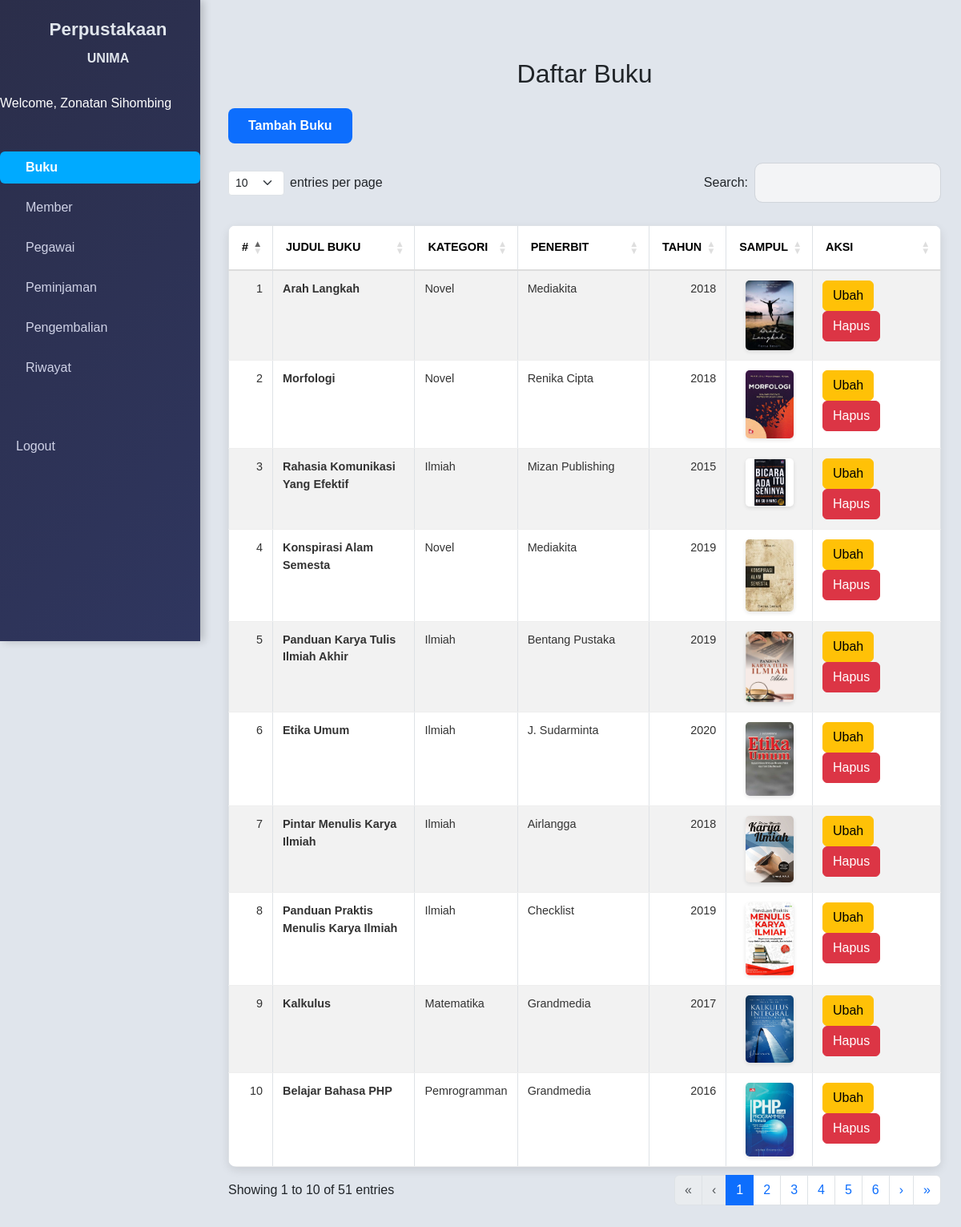
The page /public/buku (signed in) on the database its author committed.
### tables this page shows
CREATE TABLE `buku` (
  `id_buku` varchar(15) NOT NULL,
  `judul` varchar(200) DEFAULT NULL,
  `kategori` varchar(100) DEFAULT NULL,
  `penerbit` varchar(100) DEFAULT NULL,
  `tahun` int(11) DEFAULT NULL,
  `gambar_sampul` varchar(255) DEFAULT NULL
);

### app/core/Controller.php (called while the page is built, shortened)
<?php
class Controller {
    public function view($view, $data = [])
    {
        require_once '../app/views/' . $view . '.php' ;
    }
    public function model($model)
    {
        return new $model;
    }
}

### app/controllers/Buku.php (called while the page is built, shortened)
<?php
class Buku extends Controller {
    public function index()
    {
        $data['judul'] = 'Daftar Buku';
        $data['buku'] = $this->model('Buku_model')->getAllBuku();
        $this->view('tamplates/header', $data);
        $this->view('buku/index', $data);
        $this->view('tamplates/footer');
    }
}

### app/core/App.php (called while the page is built, shortened)
<?php
class App {
    protected $method = 'index';
    public function __construct()
    {
        $url = $this->parseURL();
        if ($url && file_exists('../app/controllers/'. $url[0]. '.php')) {
            unset($url[0]);
        }
        $this->controller = new $this->controller;
        $this->params = $url ? array_values($url) : [];
        call_user_func_array([$this->controller, $this->method], $this->params);
    }
    public function parseURL()
    {
        if (isset($_GET['url'])) {
            $url = rtrim($_GET['url'], '/');
            $url = filter_var($url, FILTER_SANITIZE_URL);
            $url = explode('/', $url);
            return $url;
        }
        return null;
    }
}

### public/index.php (called while the page is built, shortened)
<?php
$app = new App;

### app/core/Database.php (called while the page is built, shortened)
<?php
class Database {
    Private $host = DB_HOST;
    private $user = DB_USER;
    private $pass = DB_PASS;
    private $db_name = DB_NAME;
    private $dbh;
    private $stmt;
    public function  __construct()
    {
        $dsn = 'mysql:host='. $this->host. '; dbname=' .$this->db_name;
        try{
            $this->dbh = new PDO($dsn, $this->user, $this->pass);
        } catch(PDOException $e) {
            die($e->getMessage());
        }
    }
    public function query($query)
    {
        $this->stmt = $this->dbh->prepare($query);
    }
    public function execute()
    {
        $this->stmt->execute();
    }
    public function resultSet()
    {
        $this->execute();
        return $this->stmt->fetchAll(PDO::FETCH_ASSOC);
    }
}

### app/models/Buku_model.php (called while the page is built, shortened)
<?php
class Buku_model {
    private $table = 'buku';
    private $db;
    public function __construct()
    {
        $this->db = new Database;
    }
    public function getAllBuku()
    {
        $this->db->query('SELECT * FROM ' . $this->table);
        return $this->db->resultSet();
    }
}

### app/views/buku/index.php (the view, shortened to what this page needs)
<div class="container  my-5">
<div class="row">
      <div class="col-lg-6"></div>
    </div>
    <h2 class="text-center mb-4">Daftar Buku</h2>
    <?php if (isset($_SESSION['hak_akses']) && $_SESSION['hak_akses'] === 'admin'): ?>
        <button type="button" class="btn btn-primary mb-3" data-bs-toggle="modal" data-bs-target="#formModal">Tambah Buku</button>
        <?php endif; ?>
    <table class="table table-bordered table-striped" id="buku">
            <thead>
                <tr>
                    <th>#</th>
                    <th>Judul Buku</th>
                    <th>Kategori</th>
                    <th>Penerbit</th>
                    <th>Tahun</th>
                    <th>Sampul</th>
                    <?php if (isset($_SESSION['hak_akses']) && $_SESSION['hak_akses'] === 'admin'): ?><th style="width: 18%;">Aksi</th>
                    <?php endif; ?>
                    </tr>
            </thead>
            <tbody>
                <?php
                $i=1;
                foreach ($data['buku'] as $buku): ?>
                    <tr>
                        <td><?= $i++; ?></td>
                        <td><strong><?= $buku['judul']; ?></strong></td>
                        <td><?= $buku['kategori']; ?></td>
                        <td><?= $buku['penerbit']; ?></td>
                        <td><?= $buku['tahun']; ?></td>
                        <td class="text-center">
                            <img src="<?= BASEURL;?>/img/<?= $buku['gambar_sampul']; ?>" alt="<?= $buku['judul']; ?>" width="50">
                        </td>
                        <?php if (isset($_SESSION['hak_akses']) && $_SESSION['hak_akses'] === 'admin'): ?>
                        <td>
                        <button type="button"
                                class="btn btn-warning tampilModalUbah"
                                data-bs-toggle="modal"
                                data-bs-target="#formUbah"
                                data-id="<?= $buku['id_buku']; ?>"
                                data-judul="<?= $buku['judul']; ?>"
                                data-kategori="<?= $buku['kategori']; ?>"
                                data-penerbit="<?= $buku['penerbit']; ?>"
                                data-tahun="<?= $buku['tahun']; ?>"
                                data-gambar_sampul="<?= $buku['gambar_sampul']; ?>">
                            Ubah
                        </button>
                        <a href="<?= BASEURL; ?>/Buku/hapus/<?= $buku['id_buku']; ?>" class="btn btn-danger ml-2" onclick="return confirm('Apakah anda yakin ingin menghapus buku <?=$buku['judul']?>?');">Hapus</a>
                    </td>
                    <?php endif; ?>
                    </tr>
                <?php endforeach; ?>
            </tbody>
        </table>
    </div>

### app/views/tamplates/header.php (shortened to what this page needs)
<!DOCTYPE html>
<html lang="en">
<head>
    <link rel="stylesheet" href="<?= BASEURL; ?>/css/bootstrap.css">
    <link rel="stylesheet" href="<?= BASEURL; ?>/css/bootstrap.min.css">
    <link rel="stylesheet" href="<?= BASEURL; ?>/css/dataTables.bootstrap5.css">
    <link rel="stylesheet" href="<?= BASEURL; ?>/css/st.css">
    <link href="<?= BASEURL; ?>/select2/dist/css/select2.min.css" rel="stylesheet" />
</head>
<body>
    <div class="sidebar">
        <a class="navbar-brand" href="<?= BASEURL; ?>">
            Perpustakaan<br>
            <span style="font-size: 1rem;">UNIMA</span>
        </a>
        <?php if (isset($_SESSION['nama'])): ?>
        <div class="navbar-user mb-5">
            <span>Welcome, <?= htmlspecialchars($_SESSION['nama']); ?></span>
        </div>
        <?php endif; ?>
        <ul class="navbar-nav">
            <li class="nav-item">
                <a class="nav-link <?= (strpos($data['judul'], 'Daftar Buku') !== false) ? 'active' : ''; ?>" href="<?= BASEURL; ?>/buku">
                    <i class="fas fa-user-graduate"></i> Buku
                </a>
            </li>
            <li class="nav-item">
                <a class="nav-link <?= (strpos($data['judul'], 'Member') !== false) ? 'active' : ''; ?>" href="<?= BASEURL; ?>/member">
                    <i class="fas fa-users"></i> Member
                </a>
            </li>
            <?php if (isset($_SESSION['hak_akses']) && $_SESSION['hak_akses'] === 'admin'): ?>
                <li class="nav-item">
                    <a class="nav-link <?= (strpos($data['judul'], 'Pegawai') !== false) ? 'active' : ''; ?>" href="<?= BASEURL; ?>/pegawai">
                    <i class="fas fa-users"></i> Pegawai
                    </a>
                </li>
            <?php endif; ?>
            <li class="nav-item">
                <a class="nav-link <?= (strpos($data['judul'], 'Peminjaman') !== false) ? 'active' : ''; ?>" href="<?= BASEURL; ?>/peminjaman">
                    <i class="fas fa-book"></i> Peminjaman
                </a>
            </li>
                <li class="nav-item">
                    <a class="nav-link <?= (strpos($data['judul'], 'Pengembalian') !== false) ? 'active' : ''; ?>" href="<?= BASEURL; ?>/pengembalian">
                    <i class="fas fa-users"></i> Pengembalian
                    </a>
                </li>
                <li class="nav-item">
                    <a class="nav-link <?= (strpos($data['judul'], 'Riwayat') !== false) ? 'active' : ''; ?>" href="<?= BASEURL; ?>/peminjaman/bukumasuk">
                    <i class="fas fa-users"></i> Riwayat
                    </a>
                </li>
            <br></br>
            <?php if (isset($_SESSION['user_id'])): ?>
                    <li class="nav-item">
                        <a class="nav-link" href="<?= BASEURL; ?>/login/logout">Logout</a>
                    </li>
                <?php else: ?>
                    <li class="nav-item">
                        <a class="nav-link" href="<?= BASEURL; ?>/login">Login</a>
                    </li>
                <?php endif; ?>
        </ul>
    </div>

### app/views/tamplates/footer.php (shortened to what this page needs)
</body>
</html>

### public/css/st.css (style rules this page uses)
body { display: flex; margin: 0; font-family: Arial, sans-serif; background-color: #e0e5ec; min-height: 100vh; overflow-x: hidden; }
.sidebar { position: fixed; height: 100vh; width: 220px; background: linear-gradient(135deg, #2b2e4a, #2f365f); box-shadow: 4px 0 10px rgba(0, 0, 0, 0.2); padding-top: 20px; color: #fff; overflow-y: auto; transition: width 0.3s ease; }
.sidebar .navbar-brand { font-size: 1.3rem; font-weight: bold; color: #e0e5ec; padding-left: 20px; margin-bottom: 30px; text-align: center; display: block; transition: font-size 0.3s ease; }
.sidebar ul.navbar-nav { list-style: none; padding: 0; }
.sidebar .nav-item { margin-bottom: 10px; }
.sidebar .nav-link { color: #cfd2e6; font-size: 1rem; padding: 8px 20px; display: flex; align-items: center; border-radius: 6px; transition: all 0.3s ease; }
.sidebar .nav-link.active { background-color: #00aaff; color: #ffffff; font-weight: bold; }
.container { margin-left: 230px; padding: 25px; width: 100%; transition: margin-left 0.3s ease; }
.table { width: 100%; border-collapse: collapse; border-radius: 10px; overflow: hidden; box-shadow: 0 4px 12px rgba(0, 0, 0, 0.1); margin-top: 20px; }
.table thead { background-color: #f4f4f8; font-weight: 600; text-transform: uppercase; color: #555; }
.table thead th { padding: 16px; font-size: 0.9rem; border-bottom: 2px solid #ddd; text-align: left; }
.table tbody tr { transition: background-color 0.2s; }
.table tbody th, .table tbody td { padding: 12px; font-size: 0.9rem; color: #333; border-bottom: 1px solid #eee; }
.table tbody td img { border-radius: 5px; box-shadow: 0 2px 5px rgba(0, 0, 0, 0.1); width: 60px; height: auto; }
.btn-primary { border: none; border-radius: 8px; padding: 10px 25px; font-weight: 600; transition: background-color 0.2s; }
.table { width: 100%; border-collapse: collapse; }

### rows shown on the page
buku: judul "Arah Langkah", kategori "Novel", penerbit "Mediakita", tahun "2018", gambar_sampul (picture)
buku: judul "Morfologi", kategori "Novel", penerbit "Renika Cipta", tahun "2018", gambar_sampul (picture)
buku: judul "Rahasia Komunikasi Yang Efektif", kategori "Ilmiah", penerbit "Mizan Publishing", tahun "2015", gambar_sampul (picture)
buku: judul "Konspirasi Alam Semesta", kategori "Novel", penerbit "Mediakita", tahun "2019", gambar_sampul (picture)
buku: judul "Panduan Karya Tulis Ilmiah Akhir", kategori "Ilmiah", penerbit "Bentang Pustaka", tahun "2019", gambar_sampul (picture)
buku: judul "Etika Umum", kategori "Ilmiah", penerbit "J. Sudarminta", tahun "2020", gambar_sampul (picture)
buku: judul "Pintar Menulis Karya Ilmiah", kategori "Ilmiah", penerbit "Airlangga", tahun "2018", gambar_sampul (picture)
buku: judul "Panduan Praktis Menulis Karya Ilmiah", kategori "Ilmiah", penerbit "Checklist", tahun "2019", gambar_sampul (picture)
buku: judul "Kalkulus", kategori "Matematika", penerbit "Grandmedia", tahun "2017", gambar_sampul (picture)
buku: judul "Belajar Bahasa PHP", kategori "Pemrogramman", penerbit "Grandmedia", tahun "2016", gambar_sampul (picture)

### other values the page prints
$_SESSION['nama'] "Zonatan Sihombing"
